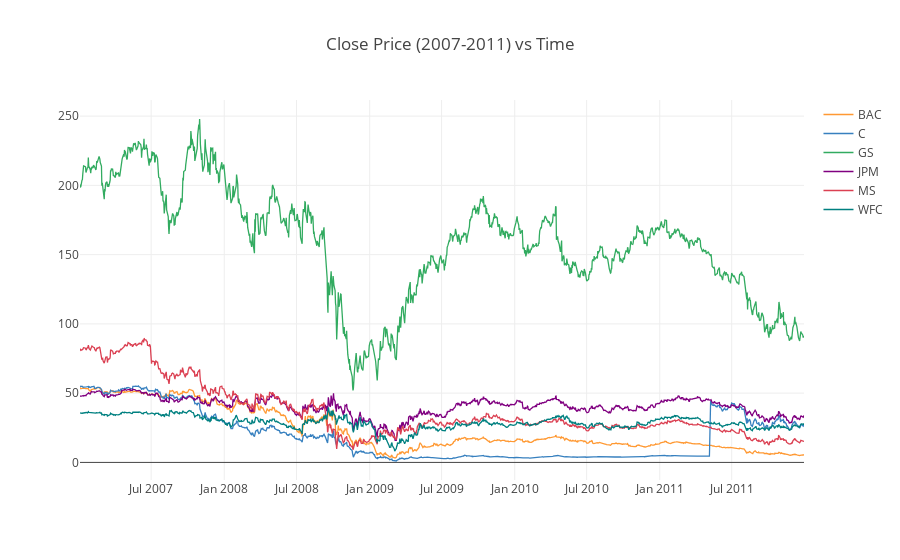

Notebook code for this chart:
### Code cell
# Making a plotly plot of the Close Price vs Time for the years 2007-2011 showing the financial crisis in 2008.
layout = go.Layout(
    title=go.layout.Title(
        text='Close Price (2007-2011) vs Time',
    ))
bank_stocks.xs(key='close',axis=1,level='Info').loc['2007-01-01':'2012-01-01'].iplot(layout=layout)

### Figure 1 — Plotly figure (JSON) as saved in the notebook; plotly's stock layout.template omitted (floating-point values rounded to 4 significant figures; data arrays with more than 128 entries replaced by an {"elided": "..."} marker saying what was removed)
{"data": [{"line": {"color": "rgba(255, 153, 51, 1.0)", "dash": "solid", "shape": "linear", "width": 1.3}, "mode": "lines", "name": "BAC", "text": "", "type": "scatter", "uid": "035e3e49-17e3-4634-9d2f-4597383b69b7", "x": {"elided": "1260 str values"}, "y": {"elided": "1260 float values"}}, {"line": {"color": "rgba(55, 128, 191, 1.0)", "dash": "solid", "shape": "linear", "width": 1.3}, "mode": "lines", "name": "C", "text": "", "type": "scatter", "uid": "9687ea06-2bb5-46e0-b430-623f940bfd06", "x": {"elided": "1260 str values"}, "y": {"elided": "1260 float values"}}, {"line": {"color": "rgba(50, 171, 96, 1.0)", "dash": "solid", "shape": "linear", "width": 1.3}, "mode": "lines", "name": "GS", "text": "", "type": "scatter", "uid": "81e267c2-a387-4df1-8c84-c029fc21f350", "x": {"elided": "1260 str values"}, "y": {"elided": "1260 float values"}}, {"line": {"color": "rgba(128, 0, 128, 1.0)", "dash": "solid", "shape": "linear", "width": 1.3}, "mode": "lines", "name": "JPM", "text": "", "type": "scatter", "uid": "951fed62-458a-4de7-b651-b148ac2f91ac", "x": {"elided": "1260 str values"}, "y": {"elided": "1260 float values"}}, {"line": {"color": "rgba(219, 64, 82, 1.0)", "dash": "solid", "shape": "linear", "width": 1.3}, "mode": "lines", "name": "MS", "text": "", "type": "scatter", "uid": "e86cd455-8854-4784-9043-4c416fcb6773", "x": {"elided": "1260 str values"}, "y": {"elided": "1260 float values"}}, {"line": {"color": "rgba(0, 128, 128, 1.0)", "dash": "solid", "shape": "linear", "width": 1.3}, "mode": "lines", "name": "WFC", "text": "", "type": "scatter", "uid": "732574a0-0982-48a3-938a-e2d10445b5f2", "x": {"elided": "1260 str values"}, "y": {"elided": "1260 float values"}}], "layout": {"title": {"text": "Close Price (2007-2011) vs Time"}}}
